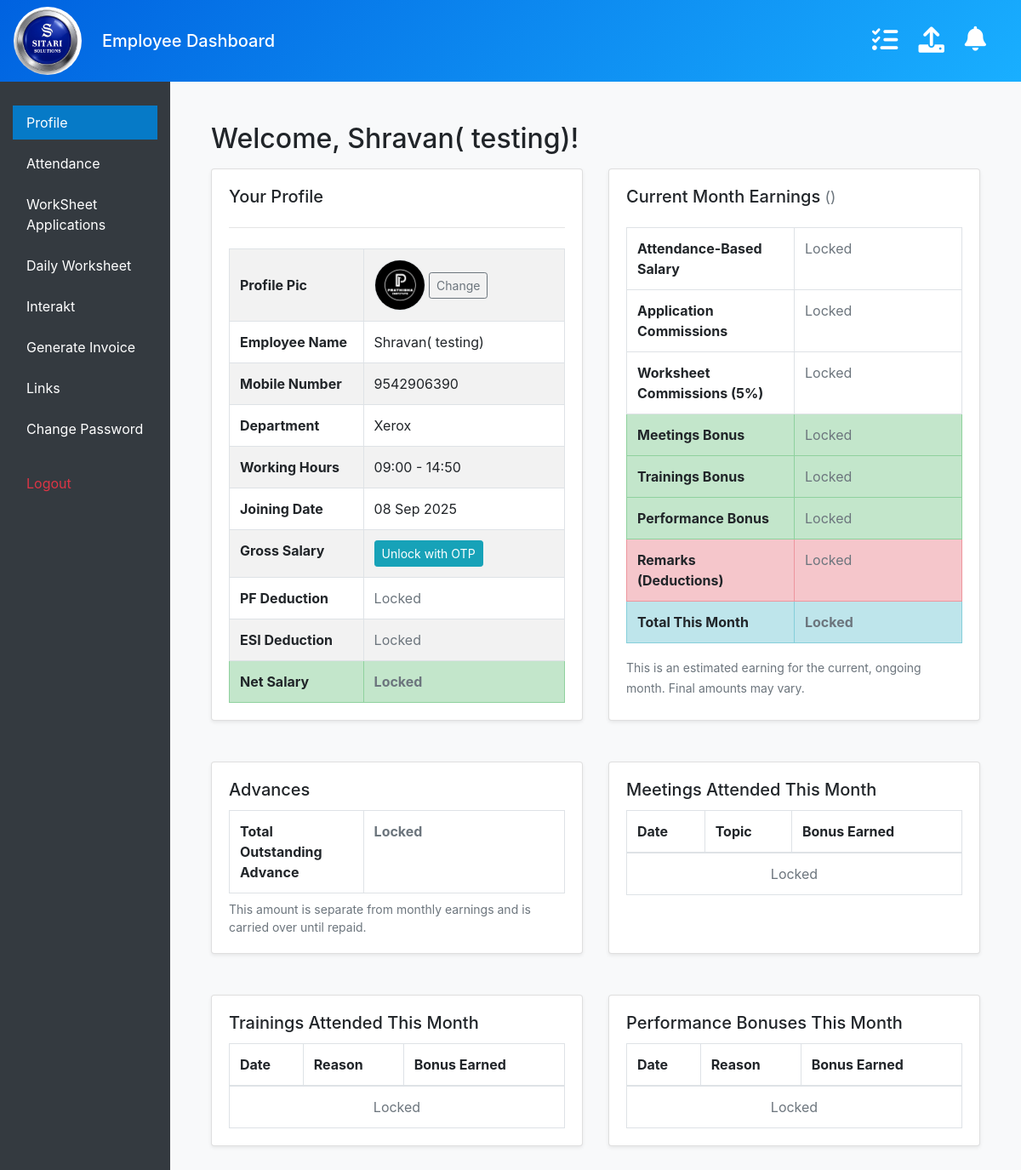
/employee/dashboard/ (signed in), run on an earlier commit of the app's database.
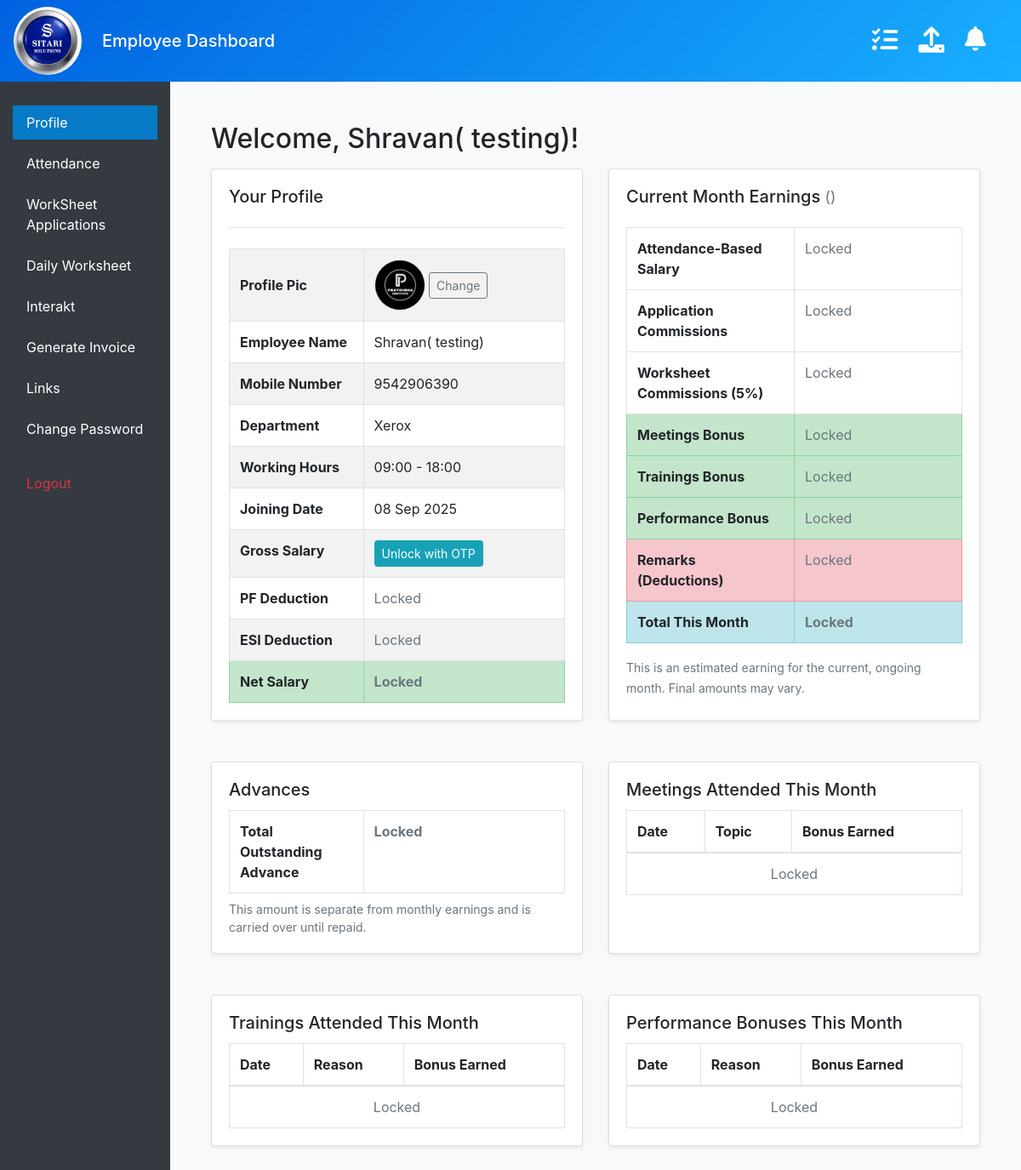
And on a later commit of the database.
### management/models.py (models this page shows, shortened)
class Employee(models.Model):
    employee_id = models.AutoField(primary_key=True)
    name = models.CharField(max_length=150)
    profile_picture = models.ImageField(
        upload_to='profile_pictures/',
        default='default_profile.jpg',
        blank=True, null=True
    )
    mobile_number = models.CharField(max_length=15, unique=True)
    salary = models.DecimalField(max_digits=10, decimal_places=2)
    pf = models.DecimalField("Provident Fund (PF)", max_digits=10, decimal_places=2, null=True, blank=True)
    esi = models.DecimalField("Employee State Insurance (ESI)", max_digits=10, decimal_places=2, null=True, blank=True)
    joining_date = models.DateField()
    department = models.ForeignKey('Department', null=True, blank=True, on_delete=models.SET_NULL, related_name='employees')
    working_start_time = models.TimeField(null=True, blank=True)
    working_end_time = models.TimeField(null=True, blank=True)
    password = models.CharField(max_length=128, default="123")
    assigned_links = models.ManyToManyField(
        ManagedLink,
        blank=True,
        related_name="assigned_employees"
    )
    advances = models.DecimalField(
        "Current Advance",
        max_digits=10,
        decimal_places=2,
        default=0,
        help_text="Total outstanding advance amount taken by the employee."
    )

class Department(models.Model):
    name = models.CharField(max_length=50, unique=True)

### management/views.py (the view, shortened to what this page needs)
# urls.py: path('employee/dashboard/', views.employee_dashboard, name='employee_dashboard'),
def employee_dashboard(request):
    employee_id = request.session.get('employee_id')
    if not employee_id:
        return redirect('login')
    try:
        employee = Employee.objects.get(employee_id=employee_id)
    except Employee.DoesNotExist:
        request.session.flush()
        return redirect('login')
    if request.method == 'POST' and 'upload_profile_pic' in request.POST:
        form = EmployeeProfilePictureForm(request.POST, request.FILES, instance=employee)
        if form.is_valid():
            form.save()
            messages.success(request, 'Profile picture updated successfully')
            return redirect('employee_dashboard')
    else:
        form = EmployeeProfilePictureForm(instance=employee)
    otp_verified = request.session.get('otp_verified', False)
    show_sensitive = otp_verified
    otp_sent = request.session.get('otp_sent_flag', False)
    earnings_data = {}
    if show_sensitive:
        earnings_data = employee.get_current_month_earnings()
    now = timezone.now()
    attended_meetings = MeetingAttendance.objects.filter(
        employee=employee,
        attended=True,
        meeting__date__year=now.year,
        meeting__date__month=now.month
    ).select_related('meeting').order_by('-meeting__date')
    attended_trainings = TrainingBonus.objects.filter(
        employee=employee, date__year=now.year, date__month=now.month
    ).order_by('-date')
    performance_bonuses = PerformanceBonus.objects.filter(
        employee=employee, date__year=now.year, date__month=now.month
    ).order_by('-date')
    context = {
        'employee': employee,
        'show_sensitive': show_sensitive,
        'otp_sent': otp_sent,
        'otp_verified': otp_verified,
        'current_month_earnings': earnings_data,
        'upload_profile_form': form,
        'attended_meetings': attended_meetings,
        'attended_trainings': attended_trainings,      # NEW
        'performance_bonuses': performance_bonuses,    # NEW
        'upload_form': EmployeeUploadForm(), # This was in your original code
    }
    if 'otp_verified' in request.session:
        del request.session['otp_verified']
    if 'otp_sent_flag' in request.session:
        if 'emp_otp' not in request.session:
            del request.session['otp_sent_flag']
    return render(request, 'employee_dashboard.html', context)

### management/context_processors.py (called while the page is built)
def notifications_context(request):
    if request.session.get('employee_id'):
        employee_id = request.session.get('employee_id')
        count = UserNotificationStatus.objects.filter(employee_id=employee_id, is_read=False).count()
        return {'unread_notification_count': count}
    return {'unread_notification_count': 0}

### management/ip_restriction.py (called while the page is built)
def get_client_ip(request):
    x_forwarded_for = request.META.get('HTTP_X_FORWARDED_FOR')
    if x_forwarded_for:
        ip = x_forwarded_for.split(',')[0].strip()
    else:
        ip = request.META.get('REMOTE_ADDR')
    return ip

    def __call__(self, request):
        ip = get_client_ip(request)
        if not self.is_ip_allowed(ip):
            logger.warning(f"Access denied for IP: {ip}")
            return HttpResponseForbidden("Access denied.")
        response = self.get_response(request)
        return response

### management/models.py (called while the page is built)
    def __str__(self):
        return self.name

### management/templatetags/upload_tags.py (called while the page is built)
@register.simple_tag
def get_upload_form():
    return EmployeeUploadForm()

### management/templates/employee_dashboard.html (shortened to what the changed rows need)
{% extends "masteremployee.html" %}
{% load static %}
{% load humanize %}
{% block content %}
<main class="container-fluid ml-sm-auto col-lg-12 px-4 py-4">
    <h2>Welcome, {{ employee.name }}!</h2>
    <div class="row mt-3">
        <div class="col-lg-6 mb-4">
            <div class="card h-100 shadow-sm">
                <div class="card-body">
                    <div class="table-responsive">
                        <table class="table table-bordered table-striped mb-0">
                            <tbody>
                               <tr>
    <th scope="row" style="width: 40%; vertical-align: middle;">Profile Pic</th>
    <td>
        {% if employee.profile_picture and employee.profile_picture.url != '/media/default_profile.png' %}
            <img src="{{ employee.profile_picture.url }}" alt="Profile Picture" class="rounded-circle border" style="width: 60px; height: 60px; object-fit: cover; vertical-align: middle;">
        {% else %}
            <img src="{% static 'images/default_profile.png' %}" alt="Default Profile" class="rounded-circle border" style="width: 60px; height: 60px; object-fit: cover; vertical-align: middle;">
        {% endif %}
        <button type="button" class="btn btn-sm btn-outline-secondary ms-3" data-bs-toggle="modal" data-bs-target="#uploadProfilePicModal">
            Change
        </button>
    </td>
</tr>
                                <tr>
                                    <th scope="row" style="width: 40%;">Employee Name</th>
                                    <td>{{ employee.name }}</td>
                                </tr>
                                <tr>
                                    <th scope="row">Mobile Number</th>
                                    <td>{{ employee.mobile_number }}</td>
                                </tr>
                                <tr>
                                    <th scope="row">Department</th>
                                    <td>{{ employee.department.name|default_if_none:"Not set" }}</td>
                                </tr>
                                <tr>
                                    <th scope="row">Working Hours</th>
                                    <td>
                                        {% if employee.working_start_time and employee.working_end_time %}
                                            {{ employee.working_start_time|time:"H:i" }} - {{ employee.working_end_time|time:"H:i" }}
                                        {% else %}
                                            <span class="text-muted">Not set</span>
                                        {% endif %}
                                    </td>
                                </tr>
                                <tr>
                                    <th scope="row">Joining Date</th>
                                    <td>{{ employee.joining_date|date:"d M Y" }}</td>
                                </tr>
                                <tr>
                                    <th scope="row">Gross Salary</th>
                                </tr>
                                <tr>
                                    <th scope="row">PF Deduction</th>
                                </tr>
                                <tr>
                                    <th scope="row">ESI Deduction</th>
                                </tr>
                                <tr class="table-success">
                                    <th scope="row">Net Salary</th>
                                </tr>
                            </tbody>
                        </table>
                    </div>
                </div>
            </div>
        </div>
        <div class="col-lg-6 mb-4">
            <div class="card h-100 shadow-sm">
                <div class="card-body">
                    <div class="table-responsive">
                        <table class="table table-bordered mb-0">
                            <tbody>
                                <tr>
                                    <th scope="row" style="width: 50%;">Attendance-Based Salary</th>
                                </tr>
                                <tr>
                                    <th scope="row">Application Commissions</th>
                                </tr>
                                <tr>
                            <th scope="row">
                                {% if employee.department.name == 'Xerox' %}
                                    Worksheet Commissions (5%)
                                {% else %}
                                    Worksheet Commissions (5%)
                                {% endif %}
                            </th>
                        </tr>
                                <tr class="table-success">
                                    <th scope="row">Meetings Bonus</th>
                                </tr>
                                <tr class="table-success">
                                    <th scope="row">Trainings Bonus</th>
                                </tr>
                                <tr class="table-success">
                                    <th scope="row">Performance Bonus</th>
                                </tr>
                                {% if show_sensitive %}
                                    <tr class="table-danger">
                                        <th scope="row">Remarks (Deductions)</th>
                                        <td>
                                            {% if current_month_earnings.monthly_deductions_list %}
                                                <ol style="margin-bottom: 0; padding-left: 20px;">
                                                {% for deduction in current_month_earnings.monthly_deductions_list %}
                                                    <li class="mb-2">
                                                        <strong>- ₹{{ deduction.amount|floatformat:0|intcomma }}</strong>
                                                        {% if deduction.notes %}<br><small class="font-weight-normal">({{ deduction.notes }})</small>{% endif %}
                                                        {% if deduction.date %}<br><small class="font-weight-normal">({{ deduction.date }})</small>{% endif %}
                                                    </li>
                                                {% endfor %}
                                                </ol>
                                            {% else %}
                                                - ₹0
                                            {% endif %}
                                        </td>
                                    </tr>
                                {% else %}
                                    <tr class="table-danger">
                                        <th scope="row">Remarks (Deductions)</th>
                                    </tr>
                                {% endif %}
                                <tr class="table-info">
                                    <th scope="row">Total This Month</th>
                                </tr>
                            </tbody>
                        </table>
                    </div>
                </div>
            </div>
        </div>
    </div>
    <div class="row mt-4">
        <div class="col-lg-6 mb-4">
            <div class="card h-100 shadow-sm">
                <div class="card-body">
                    <div class="table-responsive">
                        <table class="table table-bordered mb-0">
                            <tbody>
                                <tr>
                                    <th scope="row" style="width: 40%;">Total Outstanding Advance</th>
                                </tr>
                            </tbody>
                        </table>
                    </div>
                </div>
            </div>
        </div>
        <div class="col-lg-6 mb-4">
            <div class="card h-100 shadow-sm">
                <div class="card-body">
                    <div class="table-responsive">
                        <table class="table table-bordered mb-0">
                            <thead>
                                <tr>
                                    <th>Date</th>
                                    <th>Topic</th>
                                    <th>Bonus Earned</th>
                                </tr>
                            </thead>
                        </table>
                    </div>
                </div>
            </div>
        </div>
    </div>
    <div class="row mt-4">
        <div class="col-lg-6 mb-4">
            <div class="card h-100 shadow-sm">
                <div class="card-body">
                    <div class="table-responsive">
                        <table class="table table-bordered mb-0">
                            <thead><tr><th>Date</th><th>Reason</th><th>Bonus Earned</th></tr></thead>
                        </table>
                    </div>
                </div>
            </div>
        </div>
        <div class="col-lg-6 mb-4">
            <div class="card h-100 shadow-sm">
                <div class="card-body">
                    <div class="table-responsive">
                        <table class="table table-bordered mb-0">
                            <thead><tr><th>Date</th><th>Reason</th><th>Bonus Earned</th></tr></thead>
                        </table>
                    </div>
                </div>
            </div>
        </div>
    </div>
</main>
{% endblock %}

What changed in the data, as far as the page shows it:
changed Employee "Shravan( testing)": working_end_time "14:50" → "18:00"
